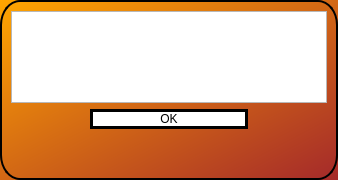
<?xml version="1.0" encoding="UTF-8"?>
<ui version="4.0">
 <class>Form</class>
 <widget class="QWidget" name="Form">
  <property name="geometry">
   <rect>
    <x>0</x>
    <y>0</y>
    <width>338</width>
    <height>180</height>
   </rect>
  </property>
  <property name="minimumSize">
   <size>
    <width>338</width>
    <height>180</height>
   </size>
  </property>
  <property name="maximumSize">
   <size>
    <width>443</width>
    <height>222</height>
   </size>
  </property>
  <property name="windowTitle">
   <string>Form</string>
  </property>
  <property name="styleSheet">
   <string notr="true">QWidget#Form {
	background-color: qlineargradient(x1: 0, y1: 0, x2: 1, y2: 1, stop: 0 orange, stop: 1 brown);
	border-radius: 20px solid black;
	border: 2px solid black;
}</string>
  </property>
  <layout class="QGridLayout" name="gridLayout" rowstretch="4,0,0">
   <item row="2" column="0">
    <spacer name="verticalSpacer">
     <property name="orientation">
      <enum>Qt::Vertical</enum>
     </property>
     <property name="sizeHint" stdset="0">
      <size>
       <width>20</width>
       <height>40</height>
      </size>
     </property>
    </spacer>
   </item>
   <item row="1" column="0">
    <layout class="QHBoxLayout" name="buttonContainer" stretch="1,2,1">
     <property name="spacing">
      <number>0</number>
     </property>
     <item>
      <spacer name="horizontalSpacer">
       <property name="orientation">
        <enum>Qt::Horizontal</enum>
       </property>
       <property name="sizeType">
        <enum>QSizePolicy::Ignored</enum>
       </property>
       <property name="sizeHint" stdset="0">
        <size>
         <width>40</width>
         <height>20</height>
        </size>
       </property>
      </spacer>
     </item>
     <item>
      <widget class="QPushButton" name="btn">
       <property name="sizePolicy">
        <sizepolicy hsizetype="Ignored" vsizetype="Ignored">
         <horstretch>0</horstretch>
         <verstretch>0</verstretch>
        </sizepolicy>
       </property>
       <property name="styleSheet">
        <string notr="true">background-color: qlineargradient(x1: 0, y1: 0, x2: 1, y2: 1, stop: 0 white, stop: 1 white);
border: 3px solid black;
border-radius: 20px;</string>
       </property>
       <property name="text">
        <string>OK</string>
       </property>
      </widget>
     </item>
     <item>
      <spacer name="horizontalSpacer_3">
       <property name="orientation">
        <enum>Qt::Horizontal</enum>
       </property>
       <property name="sizeType">
        <enum>QSizePolicy::Ignored</enum>
       </property>
       <property name="sizeHint" stdset="0">
        <size>
         <width>40</width>
         <height>20</height>
        </size>
       </property>
      </spacer>
     </item>
    </layout>
   </item>
   <item row="0" column="0">
    <widget class="QTextEdit" name="questionLabel">
     <property name="sizePolicy">
      <sizepolicy hsizetype="Ignored" vsizetype="Ignored">
       <horstretch>0</horstretch>
       <verstretch>0</verstretch>
      </sizepolicy>
     </property>
     <property name="font">
      <font>
       <family>Gill Sans Ultra Bold</family>
       <pointsize>14</pointsize>
      </font>
     </property>
     <property name="autoFillBackground">
      <bool>false</bool>
     </property>
     <property name="styleSheet">
      <string notr="true"/>
     </property>
    </widget>
   </item>
  </layout>
 </widget>
 <resources/>
 <connections/>
</ui>
